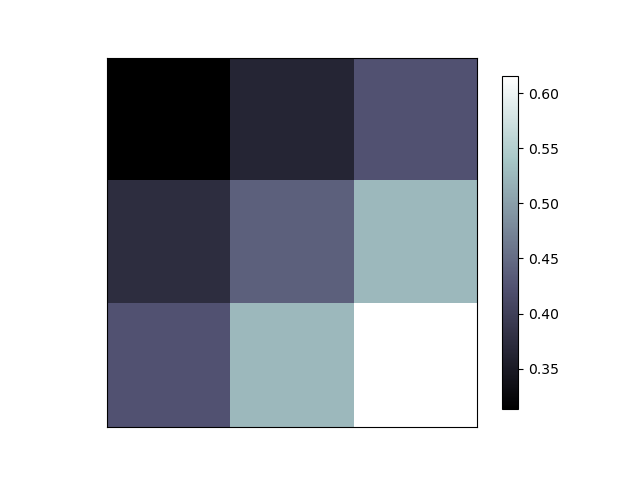

The Python source for this figure:
#如何在matplotlib中打印图像
import matplotlib.pyplot as plt
import numpy as np

a = np.array([0.313660827978,0.365348418405,0.423733120134,
                      0.375348418405,0.439599930621,0.525083754405,
                      0.423733120134,0.525083754405,0.61536351379]).reshape(3,3)

plt.imshow(a,interpolation='nearest',cmap='bone',origin='upper')  #origin = upper时，输出的像素值和输入的对应；=lower时，相反
plt.colorbar(shrink = 0.9)
plt.xticks(())
plt.yticks(())
plt.show()
